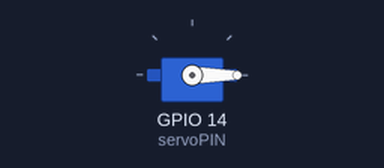
A program run on a simulated Raspberry Pi (BCM pin numbers). Shown: servo. Servo angles are drawn from the pulse width (0.5 ms = 0°, 2.5 ms = 180°).

Above: at 0.05 s.
At 2.05 s:
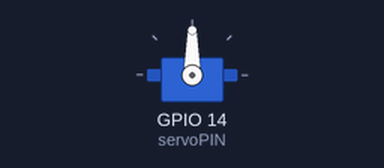
At 4.0 s:
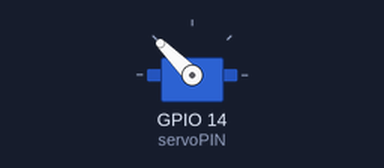
At 8.0 s:
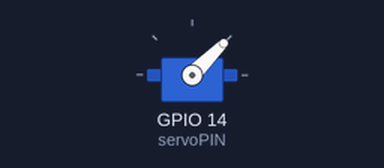
Timing chart, 0 to 10.4 s (numbered marks = the images above):
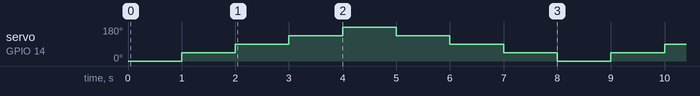

The program:

microservo9g_v1.py
```python
import RPi.GPIO as GPIO
import time

servoPIN = 14
GPIO.setmode(GPIO.BCM)
GPIO.setup(servoPIN, GPIO.OUT)

p = GPIO.PWM(servoPIN, 50) # GPIO 17 for PWM with 50Hz
p.start(2.5) # Initialization
#angle = 0
try:
        while True:
                time.sleep(1)
                p.ChangeDutyCycle(5)
                time.sleep(1)
                p.ChangeDutyCycle(7.5)
                time.sleep(1)
                p.ChangeDutyCycle(10)
                time.sleep(1)
                p.ChangeDutyCycle(12.5)
                time.sleep(1)

                p.ChangeDutyCycle(10)
                time.sleep(1)
                p.ChangeDutyCycle(7.5)
                time.sleep(1)
                p.ChangeDutyCycle(5)
                time.sleep(1)
                p.ChangeDutyCycle(2.5)

except KeyboardInterrupt:
        p.stop()
        GPIO.cleanup()
```

Measured:
- by itself, servo on GPIO 14 (servoPIN): repeats every 8.0 s: 90° 1.0 s, 135° 1.0 s, 180° 1.0 s, 135° 1.0 s, 90° 1.0 s, 45° 1.0 s, 0° 1.0 s, 45° 1.0 s
